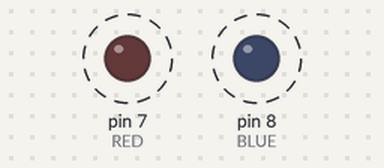
Recording of a sketch running on a simulated Arduino Uno, built with avr-gcc and run on an emulated ATmega328P. Shown: output pins drawn as LEDs (lit = HIGH). Dashed ring = blinking. What the sketch prints to the serial monitor is not drawn.

Above: at 0.09 s.
Timing chart, 0 to 3.7 s (numbered marks = the images above):
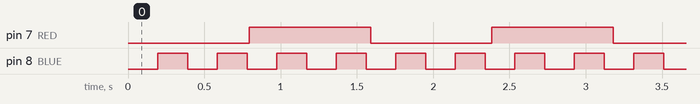

The sketch:

interactingWithSoftwareTimers_RTOS.ino
```cpp
#include <Arduino_FreeRTOS.h>
#include "timers.h"

#define RED 7
#define BLUE 8
#define YELLOW 9

TimerHandle_t xTimer1;
TimerHandle_t xTimer2;
const TickType_t xTimer1Period = pdMS_TO_TICKS(800);
const TickType_t xTimer2Period = pdMS_TO_TICKS(200);
BaseType_t xTimer1Started;
BaseType_t xTimer2Started;

void setup (){
  pinMode(RED, OUTPUT);
  pinMode(BLUE, OUTPUT);
  Serial.begin(9600);
  xTimer1 = xTimerCreate("Auto Reload Timer 1",xTimer1Period, pdTRUE, 0, prvTimerCallbackFunction);
  xTimer2 = xTimerCreate("Auto Reload Timer 2",xTimer2Period, pdTRUE, 0, prvTimerCallbackFunction);

  if((xTimer1 != NULL) && (xTimer2 != NULL)){
    xTimer1Started = xTimerStart(xTimer1, 0);
    xTimer2Started = xTimerStart(xTimer2, 0);
  }
  while((xTimer1Started != pdPASS) && (xTimer2Started != pdPASS)){}

}
void loop (){}


uint32_t timerOneExecutionTime;

void  prvTimerCallbackFunction(TimerHandle_t xTimer){

  TickType_t xTimeNow;
  xTimeNow = xTaskGetTickCount();

  if (xTimer == xTimer1){
    timerOneExecutionTime++;
    Serial.print("Timer 1 Running");
    Serial.println(xTimeNow);
    digitalWrite(RED, digitalRead(RED)^1);
      if (timerOneExecutionTime == 7){
        xTimerStop(xTimer1, 0);
      }
  } else {
    Serial.print("Timer 2 Running");
    Serial.println(xTimeNow);
    digitalWrite(BLUE, digitalRead(BLUE)^1);
  }
}
```

Measured:
- by itself, pin 7 (RED): alternates HIGH for 0.80 s and LOW for 0.80 s, 7 changes in all, then stays HIGH
- by itself, pin 8 (BLUE): alternates HIGH for 0.20 s and LOW for 0.20 s
